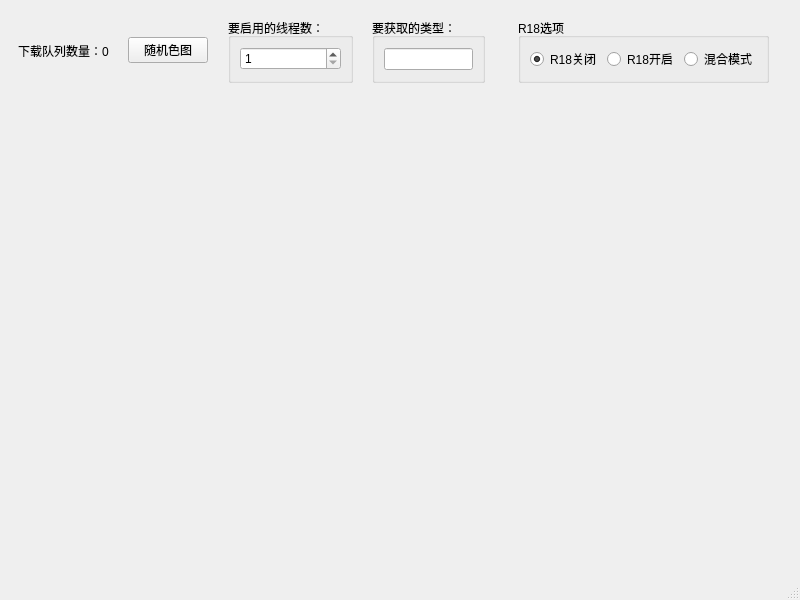
<?xml version="1.0" encoding="UTF-8"?>
<ui version="4.0">
 <class>MainWindow</class>
 <widget class="QMainWindow" name="MainWindow">
  <property name="geometry">
   <rect>
    <x>0</x>
    <y>0</y>
    <width>800</width>
    <height>600</height>
   </rect>
  </property>
  <property name="windowTitle">
   <string>色图获取器</string>
  </property>
  <widget class="QWidget" name="centralwidget">
   <layout class="QVBoxLayout" name="verticalLayout">
    <item>
     <widget class="QWidget" name="widget" native="true">
      <property name="sizePolicy">
       <sizepolicy hsizetype="Preferred" vsizetype="Fixed">
        <horstretch>0</horstretch>
        <verstretch>0</verstretch>
       </sizepolicy>
      </property>
      <layout class="QHBoxLayout" name="horizontalLayout">
       <item>
        <widget class="QLabel" name="label_3">
         <property name="text">
          <string>下载队列数量：0</string>
         </property>
        </widget>
       </item>
       <item>
        <spacer name="horizontalSpacer_2">
         <property name="orientation">
          <enum>Qt::Horizontal</enum>
         </property>
         <property name="sizeHint" stdset="0">
          <size>
           <width>40</width>
           <height>20</height>
          </size>
         </property>
        </spacer>
       </item>
       <item>
        <widget class="QPushButton" name="pushButton">
         <property name="text">
          <string>随机色图</string>
         </property>
         <property name="checkable">
          <bool>false</bool>
         </property>
         <property name="checked">
          <bool>false</bool>
         </property>
         <property name="autoDefault">
          <bool>false</bool>
         </property>
         <property name="default">
          <bool>false</bool>
         </property>
         <property name="flat">
          <bool>false</bool>
         </property>
        </widget>
       </item>
       <item>
        <spacer name="horizontalSpacer">
         <property name="orientation">
          <enum>Qt::Horizontal</enum>
         </property>
         <property name="sizeHint" stdset="0">
          <size>
           <width>40</width>
           <height>20</height>
          </size>
         </property>
        </spacer>
       </item>
       <item>
        <widget class="QGroupBox" name="groupBox_3">
         <property name="title">
          <string>要启用的线程数：</string>
         </property>
         <layout class="QVBoxLayout" name="verticalLayout_3">
          <item>
           <widget class="QSpinBox" name="spinBox">
            <property name="minimum">
             <number>1</number>
            </property>
            <property name="maximum">
             <number>200</number>
            </property>
           </widget>
          </item>
         </layout>
        </widget>
       </item>
       <item>
        <spacer name="horizontalSpacer_4">
         <property name="orientation">
          <enum>Qt::Horizontal</enum>
         </property>
         <property name="sizeHint" stdset="0">
          <size>
           <width>40</width>
           <height>20</height>
          </size>
         </property>
        </spacer>
       </item>
       <item>
        <widget class="QGroupBox" name="groupBox_2">
         <property name="title">
          <string>要获取的类型：</string>
         </property>
         <layout class="QVBoxLayout" name="verticalLayout_2">
          <item>
           <widget class="QLineEdit" name="lineEdit"/>
          </item>
         </layout>
        </widget>
       </item>
       <item>
        <widget class="QLabel" name="label_2">
         <property name="text">
          <string/>
         </property>
        </widget>
       </item>
       <item>
        <spacer name="horizontalSpacer_5">
         <property name="orientation">
          <enum>Qt::Horizontal</enum>
         </property>
         <property name="sizeHint" stdset="0">
          <size>
           <width>40</width>
           <height>20</height>
          </size>
         </property>
        </spacer>
       </item>
       <item>
        <widget class="QGroupBox" name="groupBox">
         <property name="layoutDirection">
          <enum>Qt::LeftToRight</enum>
         </property>
         <property name="autoFillBackground">
          <bool>false</bool>
         </property>
         <property name="title">
          <string>R18选项</string>
         </property>
         <layout class="QHBoxLayout" name="horizontalLayout_4">
          <item>
           <widget class="QRadioButton" name="radioButton">
            <property name="text">
             <string>R18关闭</string>
            </property>
            <property name="checked">
             <bool>true</bool>
            </property>
           </widget>
          </item>
          <item>
           <widget class="QRadioButton" name="radioButton_2">
            <property name="text">
             <string>R18开启</string>
            </property>
           </widget>
          </item>
          <item>
           <widget class="QRadioButton" name="radioButton_3">
            <property name="text">
             <string>混合模式</string>
            </property>
           </widget>
          </item>
         </layout>
        </widget>
       </item>
       <item>
        <spacer name="horizontalSpacer_3">
         <property name="orientation">
          <enum>Qt::Horizontal</enum>
         </property>
         <property name="sizeHint" stdset="0">
          <size>
           <width>40</width>
           <height>20</height>
          </size>
         </property>
        </spacer>
       </item>
      </layout>
     </widget>
    </item>
    <item>
     <widget class="QWidget" name="widget_2" native="true">
      <layout class="QHBoxLayout" name="horizontalLayout_2">
       <property name="leftMargin">
        <number>0</number>
       </property>
       <property name="topMargin">
        <number>0</number>
       </property>
       <property name="rightMargin">
        <number>0</number>
       </property>
       <property name="bottomMargin">
        <number>0</number>
       </property>
       <item>
        <widget class="QLabel" name="label">
         <property name="text">
          <string/>
         </property>
        </widget>
       </item>
      </layout>
     </widget>
    </item>
   </layout>
  </widget>
  <widget class="QMenuBar" name="menubar">
   <property name="geometry">
    <rect>
     <x>0</x>
     <y>0</y>
     <width>800</width>
     <height>23</height>
    </rect>
   </property>
  </widget>
  <widget class="QStatusBar" name="statusbar"/>
 </widget>
 <resources/>
 <connections/>
</ui>
